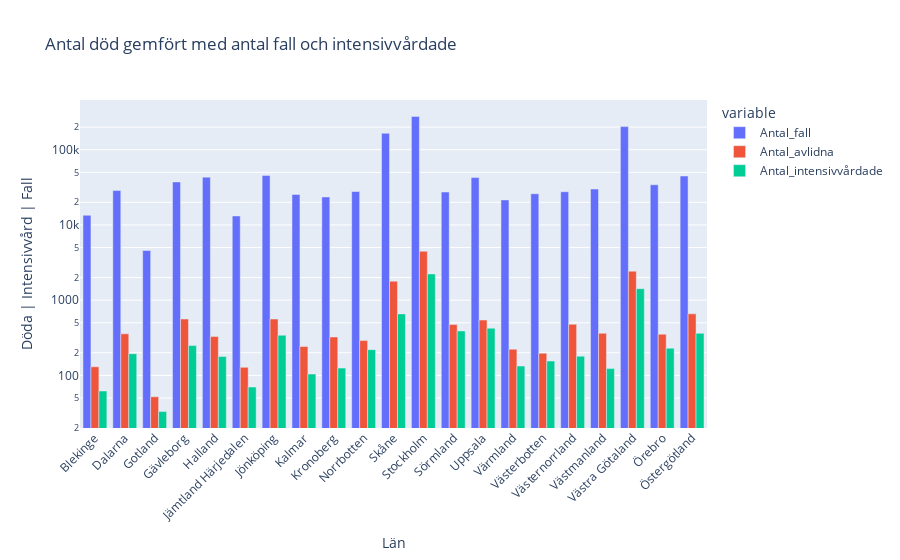

The notebook cell this image was saved under:
### Code cell
fig = px.bar(län_data, x="Län", y=["Antal_fall", "Antal_avlidna", "Antal_intensivvårdade"], title="Antal död gemfört med antal fall och intensivvårdade",
            log_y=True, labels={"value": "Döda | Intensivvård | Fall"})
fig.update_layout(barmode="group", xaxis_tickangle=-45)
fig.show()

### Figure 1 — Plotly figure (JSON) as saved in the notebook; plotly's stock layout.template omitted (floating-point values rounded to 4 significant figures)
{"data": [{"alignmentgroup": "True", "hovertemplate": "variable=Antal_fall<br>Län=%{x}<br>Döda | Intensivvård | Fall=%{y}<extra></extra>", "legendgroup": "Antal_fall", "marker": {"color": "#636efa", "pattern": {"shape": ""}}, "name": "Antal_fall", "offsetgroup": "Antal_fall", "orientation": "v", "showlegend": true, "textposition": "auto", "type": "bar", "x": ["Blekinge", "Dalarna", "Gotland", "Gävleborg", "Halland", "Jämtland Härjedalen", "Jönköping", "Kalmar", "Kronoberg", "Norrbotten", "Skåne", "Stockholm", "Sörmland", "Uppsala", "Värmland", "Västerbotten", "Västernorrland", "Västmanland", "Västra Götaland", "Örebro", "Östergötland"], "xaxis": "x", "y": [13449, 28650, 4573, 37325, 43203, 13172, 45597, 25456, 23585, 27826, 165358, 277326, 27381, 42600, 21507, 25976, 27640, 30049, 202902, 34237, 44694], "yaxis": "y"}, {"alignmentgroup": "True", "hovertemplate": "variable=Antal_avlidna<br>Län=%{x}<br>Döda | Intensivvård | Fall=%{y}<extra></extra>", "legendgroup": "Antal_avlidna", "marker": {"color": "#EF553B", "pattern": {"shape": ""}}, "name": "Antal_avlidna", "offsetgroup": "Antal_avlidna", "orientation": "v", "showlegend": true, "textposition": "auto", "type": "bar", "x": ["Blekinge", "Dalarna", "Gotland", "Gävleborg", "Halland", "Jämtland Härjedalen", "Jönköping", "Kalmar", "Kronoberg", "Norrbotten", "Skåne", "Stockholm", "Sörmland", "Uppsala", "Värmland", "Västerbotten", "Västernorrland", "Västmanland", "Västra Götaland", "Örebro", "Östergötland"], "xaxis": "x", "y": [130, 357, 52, 562, 328, 128, 561, 242, 324, 290, 1787, 4465, 474, 544, 223, 197, 478, 363, 2428, 353, 658], "yaxis": "y"}, {"alignmentgroup": "True", "hovertemplate": "variable=Antal_intensivvårdade<br>Län=%{x}<br>Döda | Intensivvård | Fall=%{y}<extra></extra>", "legendgroup": "Antal_intensivvårdade", "marker": {"color": "#00cc96", "pattern": {"shape": ""}}, "name": "Antal_intensivvårdade", "offsetgroup": "Antal_intensivvårdade", "orientation": "v", "showlegend": true, "textposition": "auto", "type": "bar", "x": ["Blekinge", "Dalarna", "Gotland", "Gävleborg", "Halland", "Jämtland Härjedalen", "Jönköping", "Kalmar", "Kronoberg", "Norrbotten", "Skåne", "Stockholm", "Sörmland", "Uppsala", "Värmland", "Västerbotten", "Västernorrland", "Västmanland", "Västra Götaland", "Örebro", "Östergötland"], "xaxis": "x", "y": [62, 194, 33, 249, 178, 70, 342, 104, 125, 220, 657, 2233, 390, 424, 133, 155, 180, 123, 1421, 230, 363], "yaxis": "y"}], "layout": {"barmode": "group", "legend": {"title": {"text": "variable"}, "tracegroupgap": 0}, "title": {"text": "Antal död gemfört med antal fall och intensivvårdade"}, "xaxis": {"anchor": "y", "domain": [0, 1], "tickangle": -45, "title": {"text": "Län"}}, "yaxis": {"anchor": "x", "domain": [0, 1], "title": {"text": "Döda | Intensivvård | Fall"}, "type": "log"}}}
